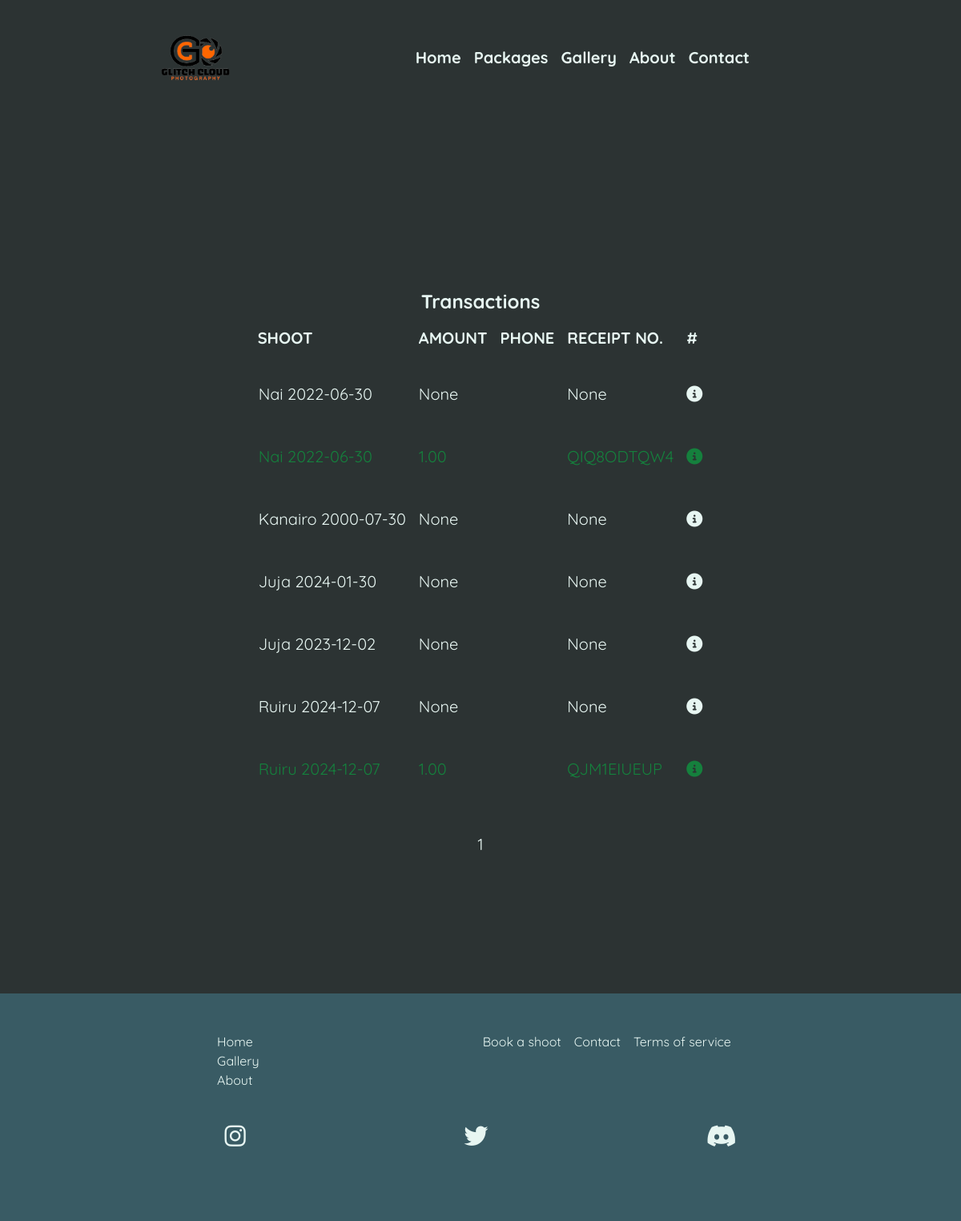
/dashboard/transactions (signed in), run on an earlier commit of the app's database.
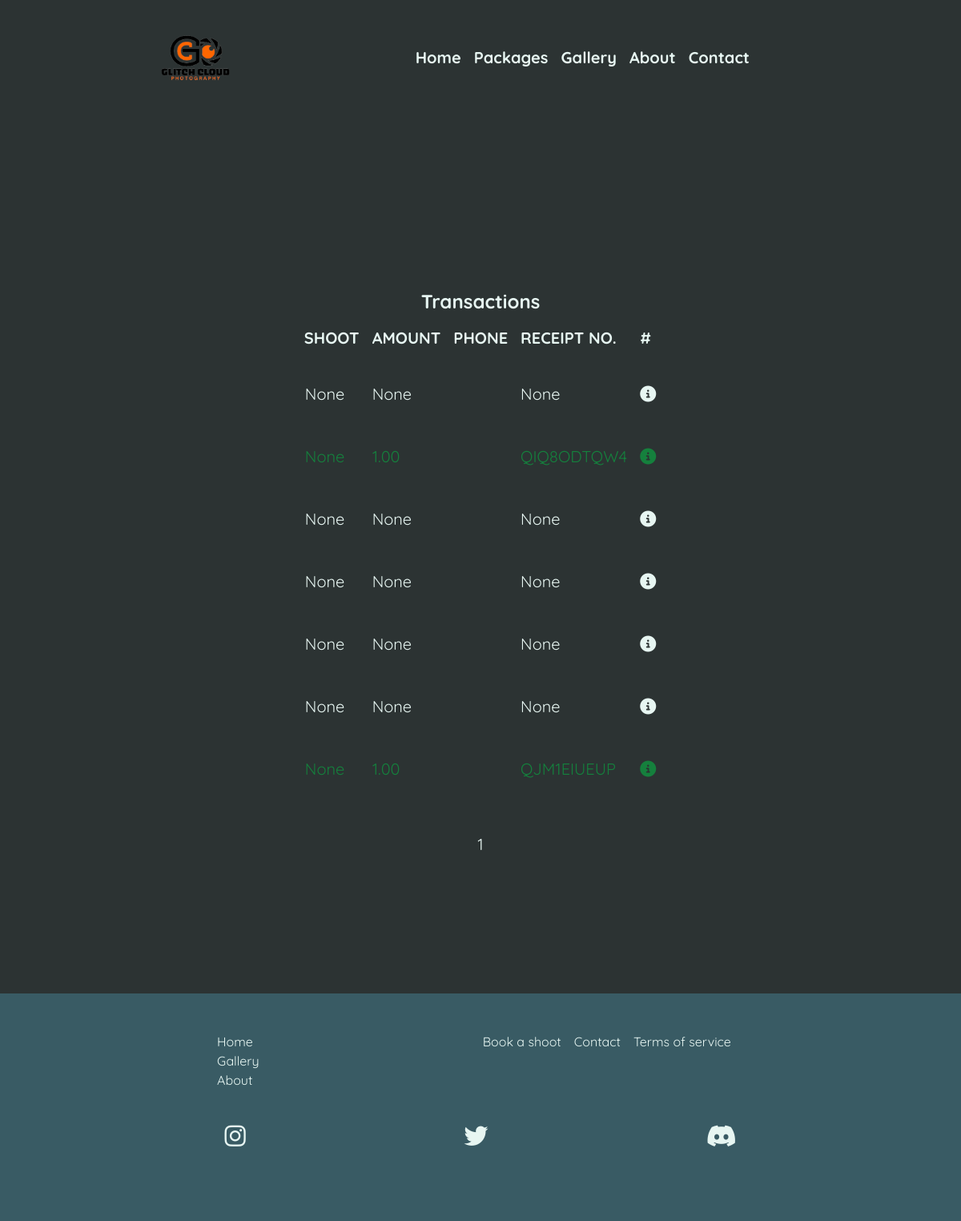
And on a later commit of the database.
### shop/models.py (models this page shows)
class Transaction(models.Model):
    date = models.DateTimeField(auto_now_add=True)
    shoot = models.ForeignKey(Shoot, on_delete=models.SET_NULL, null=True)
    request_id = models.CharField(max_length=50, unique=True)
    amount = models.DecimalField(max_digits=10, decimal_places=2, null=True)
    complete = models.BooleanField(default=False)
    phone_number = models.CharField(max_length=15, null=True)
    receipt_number = models.CharField(max_length=15, null=True)
    viewed = models.BooleanField(default=False)

class Shoot(models.Model):
    package = models.ManyToManyField(Package)
    client = models.ForeignKey(Client, on_delete=models.SET_NULL, null=True)
    date = models.DateField()
    location = models.CharField(max_length=25)
    booked = models.BooleanField(default=False)
    cost = models.DecimalField(max_digits=7, decimal_places=2, default=0.00)
    complete = models.BooleanField(default=False)
    def __str__(self):
        return self.location + ' ' + str(self.date)

### dashboard/views.py (the view)
# urls.py: path("transactions", TransactionsList.as_view(), name="transactions-list"),
class TransactionsList(LoginRequiredMixin, ListView):
    model = Transaction
    template_name: str = "transactions.html"
    context_object_name: str = "transactions"
    paginate_by: int = 10

### dashboard/templates/transactions.html (shortened to what this page needs)
{% extends 'base.html' %}
{% block content %}
<section class="transactions min-h-screen">
    <div class="flex flex-col items-center mt-10 text-xl">
        <div class="flex justify-start">
            <h1 class="font-bold text-2xl">Transactions</h1>
        </div>
        {% if not transactions %}
            <p>No transactions</p>
        {% else %}
        <table class="table-auto">
            <thead class="uppercase text-left">
                <tr>
                    <th class="py-3 px-2 md:px-10">Shoot</th>
                    <th class="py-3 px-2 md:px-10">Amount</th>
                    <th class="py-3 px-2 md:px-10">Phone</th>
                    <th class="py-3 px-2 md:px-10">Receipt No.</th>
                    <th class="py-3 px-2 md:px-10">#</th>
                </tr>
            </thead>
            <tbody>
                {% for transaction in transactions %}
                <tr
                    class=" border-2 border-backgroundPrimary {% if transaction.complete %} text-green-700 {% else %} text-textPrimary {% endif %}">
                    <td class="py-4 px-2 md:px-10 ">
                        {{transaction.shoot}}
                    </td>
                    <td class="py-4 px-2 md:px-10 ">
                        {{transaction.amount}}
                    </td>
                    <td class="py-4 px-2 md:px-10 ">
                    </td>
                    <td class="py-4 px-2 md:px-10 ">
                        {{transaction.receipt_number}}
                    </td>
                    <td class="py-4 px-2 md:px-10 ">
                       <a href="/dashboard/transaction/{{transaction.id}}"><i class="fa-solid fa-circle-info"></i></a>
                    </td>
                </tr>
                {% endfor %}
            </tbody>
        </table>
        {% include 'paginator.html' %}
        {% endif %}
    </div>
</section>
{% endblock %}

What changed in the data, as far as the page shows it:
changed Transaction (number 1 of 7 on the later page): shoot "Nai 2022-06-30" → "None"
changed Transaction "QIQ8ODTQW4": shoot "Nai 2022-06-30" → "None"
changed Transaction (number 3 of 7 on the later page): shoot "Kanairo 2000-07-30" → "None"
changed Transaction (number 4 of 7 on the later page): shoot "Juja 2024-01-30" → "None"
changed Transaction (number 5 of 7 on the later page): shoot "Juja 2023-12-02" → "None"
changed Transaction (number 6 of 7 on the later page): shoot "Ruiru 2024-12-07" → "None"
changed Transaction "QJM1EIUEUP": shoot "Ruiru 2024-12-07" → "None"
